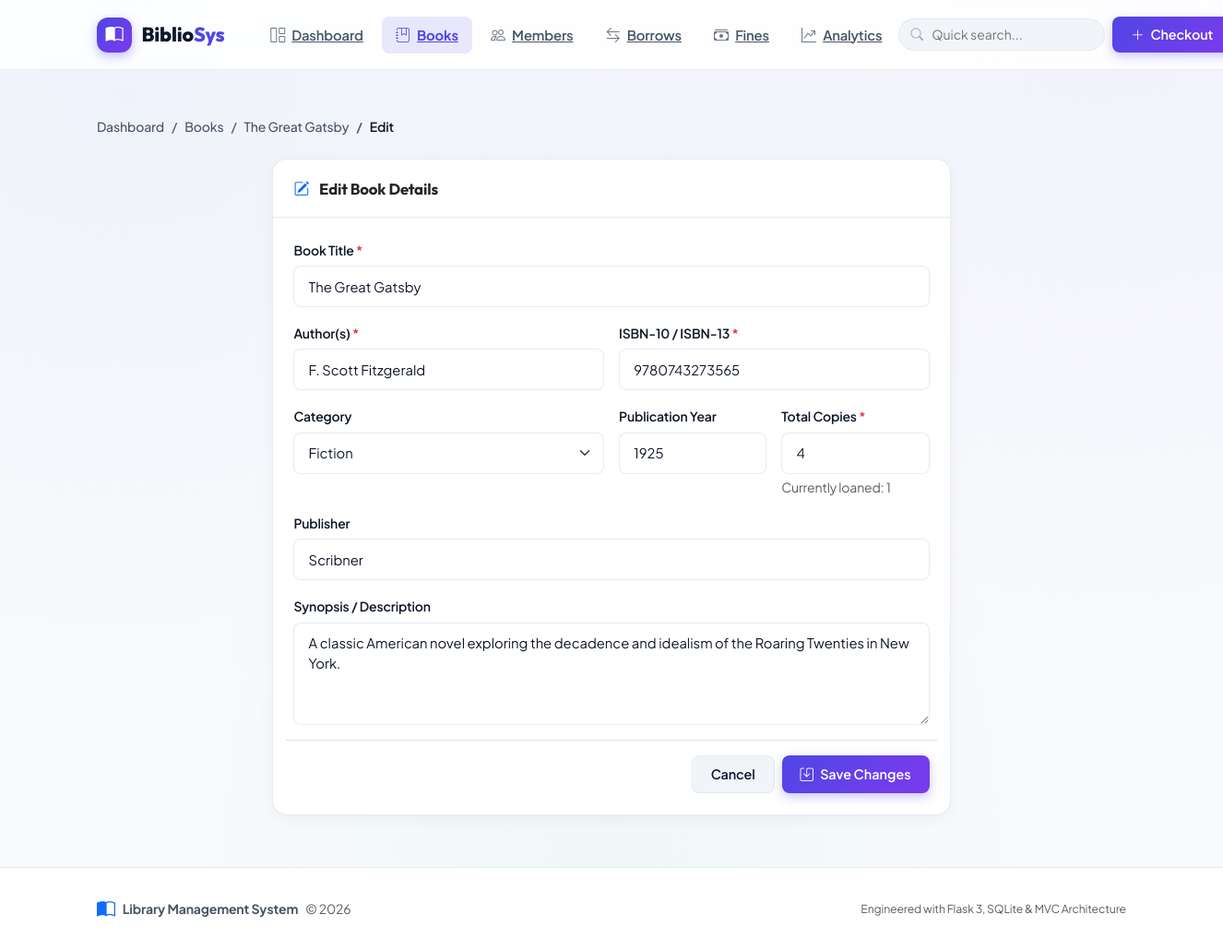
/books/1/edit, run on the app's committed database.
### app/models.py (models this page shows, shortened)
class Book(db.Model):
    __tablename__ = 'books'
    id = db.Column(db.Integer, primary_key=True)
    title = db.Column(db.String(200), nullable=False, index=True)
    author = db.Column(db.String(100), nullable=False, index=True)
    isbn = db.Column(db.String(13), unique=True, nullable=False, index=True)
    category = db.Column(db.String(50), nullable=True)
    publication_year = db.Column(db.Integer, nullable=True)
    publisher = db.Column(db.String(100), nullable=True)
    description = db.Column(db.Text, nullable=True)
    quantity = db.Column(db.Integer, default=1, nullable=False)
    available = db.Column(db.Integer, default=1, nullable=False)
    cover_image = db.Column(db.String(200), nullable=True)
    created_at = db.Column(db.DateTime, default=datetime.utcnow)
    updated_at = db.Column(db.DateTime, default=datetime.utcnow, onupdate=datetime.utcnow)
    borrows = db.relationship('Borrow', backref='book', lazy='dynamic', cascade='all, delete-orphan')

### app/routes.py (the view, shortened to what this page needs)
@main_bp.route('/books/<int:id>/edit', methods=['GET', 'POST'])
def books_edit(id):
    book = Book.query.get_or_404(id)
    return render_template('books/edit.html', book=book)

### app/__init__.py (called while the page is built)
def create_app(config_name=None):
    app = Flask(__name__)
    if config_name is None:
        config_name = os.environ.get('FLASK_ENV', 'development')
    from config import config
    app.config.from_object(config.get(config_name, config['development']))
    db.init_app(app)
    @app.context_processor
    def inject_globals():
        return {
            'now': datetime.now(),
            'app_name': app.config.get('APP_NAME', 'Library Management System')
        }
    upload_folder = app.config.get('UPLOAD_FOLDER')
    if upload_folder and not os.path.exists(upload_folder):
        os.makedirs(upload_folder)
    with app.app_context():
        from app import routes
        app.register_blueprint(routes.main_bp)
        db.create_all()
    register_template_filters(app)
    register_error_handlers(app)
    return app

### app/templates/books/edit.html (shortened to what this page needs)
{% extends "base.html" %}
{% block content %}
<div class="breadcrumb-wrapper">
    <ol class="breadcrumb">
        <li class="breadcrumb-item"><a href="{{ url_for('main.index') }}">Dashboard</a></li>
        <li class="breadcrumb-item"><a href="{{ url_for('main.books_list') }}">Books</a></li>
        <li class="breadcrumb-item"><a href="{{ url_for('main.books_detail', id=book.id) }}">{{ book.title }}</a></li>
        <li class="breadcrumb-item active">Edit</li>
    </ol>
</div>
<div class="row justify-content-center">
    <div class="col-lg-8">
        <div class="card">
            <div class="card-header">
                <span><i class="bi bi-pencil-square text-primary me-2"></i> Edit Book Details</span>
            </div>
            <div class="card-body">
                <form method="POST" action="{{ url_for('main.books_edit', id=book.id) }}">
                    <div class="row g-3">
                        <div class="col-md-12">
                            <label class="form-label">Book Title <span class="text-danger">*</span></label>
                            <input type="text" class="form-control" name="title" value="{{ book.title }}" required>
                        </div>
                        <div class="col-md-6">
                            <label class="form-label">Author(s) <span class="text-danger">*</span></label>
                            <input type="text" class="form-control" name="author" value="{{ book.author }}" required>
                        </div>
                        <div class="col-md-6">
                            <label class="form-label">ISBN-10 / ISBN-13 <span class="text-danger">*</span></label>
                            <input type="text" class="form-control" name="isbn" value="{{ book.isbn }}" required>
                        </div>
                        <div class="col-md-6">
                            <label class="form-label">Category</label>
                            <select class="form-select" name="category">
                                {% for cat in ['Fiction', 'Science Fiction', 'Technology', 'Fantasy', 'Mystery', 'Thriller', 'History', 'Philosophy', 'Biography', 'Romance', 'Science', 'Self-Help', 'Other'] %}
                                <option value="{{ cat }}" {% if book.category == cat %}selected{% endif %}>{{ cat }}</option>
                                {% endfor %}
                            </select>
                        </div>
                        <div class="col-md-3">
                            <label class="form-label">Publication Year</label>
                            <input type="number" class="form-control" name="publication_year" value="{{ book.publication_year or '' }}" min="1000" max="2099">
                        </div>
                        <div class="col-md-3">
                            <label class="form-label">Total Copies <span class="text-danger">*</span></label>
                            <input type="number" class="form-control" name="quantity" value="{{ book.quantity }}" min="1" required>
                            <small class="text-muted d-block mt-1">Currently loaned: {{ book.quantity - book.available }}</small>
                        </div>
                        <div class="col-md-12">
                            <label class="form-label">Publisher</label>
                            <input type="text" class="form-control" name="publisher" value="{{ book.publisher or '' }}">
                        </div>
                        <div class="col-md-12">
                            <label class="form-label">Synopsis / Description</label>
                            <textarea class="form-control" name="description" rows="4">{{ book.description or '' }}</textarea>
                        </div>
                        <div class="col-12 d-flex justify-content-end gap-2 pt-3 border-top">
                            <a href="{{ url_for('main.books_detail', id=book.id) }}" class="btn btn-secondary">Cancel</a>
                            <button type="submit" class="btn btn-primary">
                                <i class="bi bi-save"></i> Save Changes
                            </button>
                        </div>
                    </div>
                </form>
            </div>
        </div>
    </div>
</div>
{% endblock %}

### app/static/css/style.css (style rules this page uses)
:root { --primary: #4f46e5; --primary-light: #6366f1; --primary-dark: #3730a3; --primary-gradient: linear-gradient(135deg, #4f46e5 0%, #7c3aed 100%); --primary-gradient-subtle: linear-gradient(135deg, rgba(79, 70, 229, 0.08) 0%, rgba(124, 58, 237, 0.08) 100%); --accent-indigo: #4f46e5; --accent-violet: #8b5cf6; --accent-emerald: #10b981; --accent-amber: #f59e0b; --accent-rose: #f43f5e; --accent-cyan: #06b6d4; --bg-canvas: #f8fafc; --bg-mesh: radial-gradient(at 10% 10%, rgba(99, 102, 241, 0.05) 0px, transparent 50%), radial-gradient(at 90% 0%, rgba(139, 92, 246, 0.05) 0px, transparent 50%), radial-gradient(at 50% 90%, rgba(16, 185, 129, 0.04) 0px, transparent 50%); --bg-surface: #ffffff; --bg-surface-elevated: #f1f5f9; --bg-surface-translucent: rgba(255, 255, 255, 0.85); --border-color: rgba(226, 232, 240, 0.85); --border-color-focus: #818cf8; --text-primary: #0f172a; --text-secondary: #475569; --text-muted: #94a3b8; --text-on-accent: #ffffff; --card-shadow: 0 4px 20px -2px rgba(15, 23, 42, 0.05), 0 2px 6px -1px rgba(15, 23, 42, 0.02); --card-shadow-hover: 0 16px 32px -4px rgba(79, 70, 229, 0.12), 0 6px 12px -2px rgba(15, 23, 42, 0.04); --radius-sm: 8px; --radius-md: 12px; --radius-lg: 16px; --radius-xl: 20px; --radius-full: 9999px; }
body { font-family: 'Plus Jakarta Sans', system-ui, -apple-system, sans-serif; background-color: var(--bg-canvas); background-image: var(--bg-mesh); background-attachment: fixed; color: var(--text-primary); min-height: 100vh; display: flex; flex-direction: column; letter-spacing: -0.01em; -webkit-font-smoothing: antialiased; }
.card { background-color: var(--bg-surface); border: 1px solid var(--border-color); border-radius: var(--radius-lg); box-shadow: var(--card-shadow); transition: transform 0.25s cubic-bezier(0.16, 1, 0.3, 1), box-shadow 0.25s cubic-bezier(0.16, 1, 0.3, 1), border-color 0.2s ease; overflow: hidden; }
.card-header { background-color: transparent; border-bottom: 1px solid var(--border-color); padding: 1.15rem 1.4rem; font-family: 'Outfit', sans-serif; font-weight: 700; font-size: 1.05rem; display: flex; align-items: center; justify-content: space-between; gap: 0.5rem; }
.card-body { padding: 1.4rem; }
.btn { font-family: 'Plus Jakarta Sans', sans-serif; font-weight: 600; font-size: 0.9rem; padding: 0.55rem 1.25rem; border-radius: var(--radius-sm); display: inline-flex; align-items: center; justify-content: center; gap: 0.45rem; transition: all 0.2s cubic-bezier(0.16, 1, 0.3, 1); }
.btn-primary { background: var(--primary-gradient); border: none; color: white; box-shadow: 0 4px 12px rgba(79, 70, 229, 0.3); }
.btn-secondary { background: var(--bg-surface-elevated); border: 1px solid var(--border-color); color: var(--text-primary); }
.form-label { font-weight: 600; font-size: 0.875rem; color: var(--text-primary); margin-bottom: 0.4rem; }
.form-control, .form-select { background-color: var(--bg-surface); border: 1px solid var(--border-color); border-radius: var(--radius-sm); color: var(--text-primary); padding: 0.65rem 0.95rem; font-size: 0.925rem; transition: all 0.2s ease; }
.breadcrumb-wrapper { margin-bottom: 1.5rem; }
.breadcrumb { margin-bottom: 0; font-size: 0.875rem; font-weight: 500; }
.breadcrumb-item a { color: var(--text-secondary); text-decoration: none; transition: color 0.15s ease; }
.breadcrumb-item.active { color: var(--text-primary); font-weight: 600; }

### data on the page
Book: title "The Great Gatsby", author "F. Scott Fitzgerald", isbn "9780743273565", category "Fiction", publication_year "1925", quantity "4", book.quantity-book.available "1", publisher "Scribner", description "A classic American novel exploring the decadence and idealism of the Roaring Twenties in New York."

### other printed values
{{ app_name }} "Library Management System"
